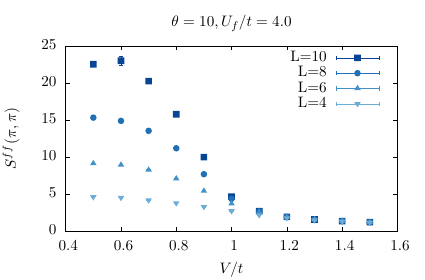

Recreate this plot in gnuplot.
set size 0.85,0.8
set terminal epslatex color standalone
set output "PAM.tex"
set key center top
#set key at graph 0.7,0.99

col1='#F7FBFF'
col2='#DEEBF7'
col3='#C6DBEF'
col4='#9ECAE1'
col5='#6BAED6'
col6='#4292C6'
col7='#2171B5'
col8='#084594'

set multiplot
#set origin 0.2,0.5
#set key at graph 0.5,-0.5
set key top right
set pointsize 1.5
#set ytics -2.95,0.01, -2.85
#set yrange [-109:-108.4]
set xrange [0.4:1.6] 
set ylabel "$ S^{ff}(\\pi,\\pi)  $"
set title " $ \\theta = 10,   U_f/t = 4.0 $ "
set xlabel "$ V/t $"

plot "Spin_PAM_L10.dat" u 1:2:3 w e lc rgb col8 lt 1 pt 5 t "L=10", \
     "Spin_PAM_L8.dat" u 1:2:3 w e lc rgb col7 lt 1 pt 7 t "L=8", \
     "Spin_PAM_L6.dat" u 1:2:3 w e lc rgb col6 lt 1 pt 9 t "L=6", \
     "Spin_PAM_L4.dat" u 1:2:3 w e lc rgb col5 lt 1 pt 11 t "L=4"
#plot "Finite_T/Kin.dat" u (1/$1):2:3 w e lc rgb col8 lt 1 pt 5 t "Finite T", \
#     "Proj_tt1/Kin.dat" u (1/($1*2 + 1.0)):2:3 w e lc rgb col7  lt 1 pt 7 t "t-t'", \
#     "Proj_Kekule/Kin.dat" u (1/($1*2 + 1.0)):2:3 w e lc rgb col6 lt 1 pt 9 t "Kekule"
unset multiplot
set output 
!pdflatex PAM.tex
!open PAM.pdf
